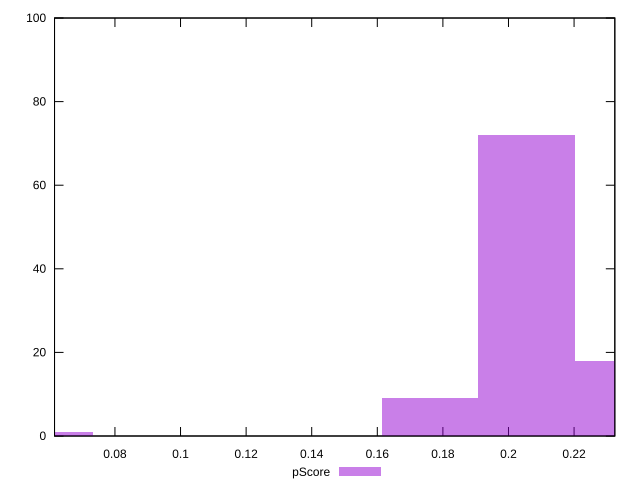

Write gnuplot code to recreate this figure.
reset

$pScore <<EOF
0.058721080796088426 1
0.2055237827863095 72
0.2348843231843537 18
0.17616324238826528 9
EOF

set key outside below
set boxwidth 0.029360540398044213
set xrange [0.06158105978850331:0.2324249802423487]
set yrange [0:100]
set trange [0:100]
set style fill transparent solid 0.5 noborder
set terminal svg size 640, 490 enhanced background rgb 'white'
set output "reports/report_00031_2021-02-24T23-18-18.084Z/max-potential-fid/samples/music/pScore/histogram.svg"

plot $pScore title "pScore" with boxes

reset
